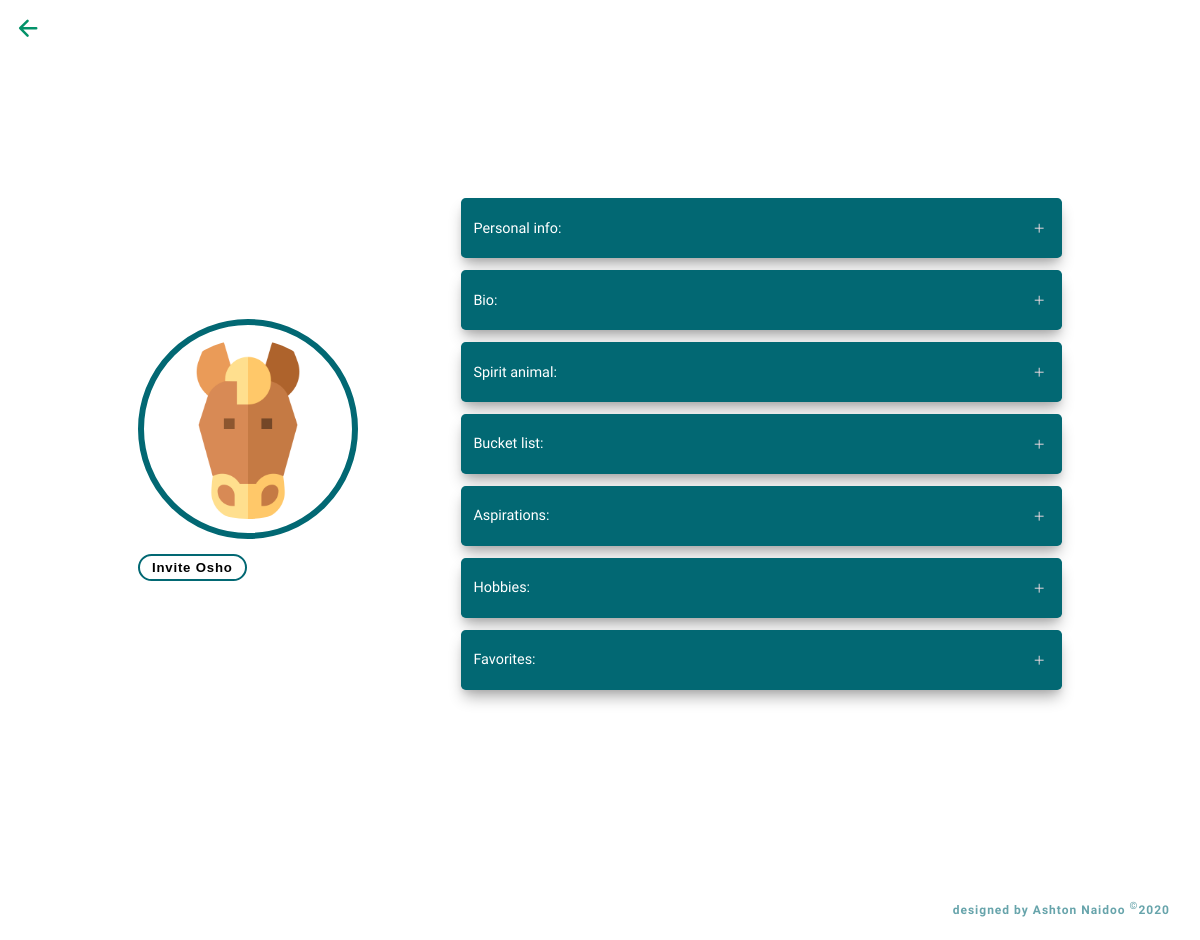
Screenshot of /profile_alt.php?id=9 (signed in) with the database file from the repository.
### tables this page shows
CREATE TABLE `users` (
  `user_id` int(11) NOT NULL,
  `first_name` varchar(50) NOT NULL,
  `last_name` varchar(50) NOT NULL,
  `email` varchar(255) NOT NULL,
  `username` varchar(50) NOT NULL,
  `birthday` date NOT NULL,
  `password` varchar(255) NOT NULL,
  `profile_pic` varchar(255) NOT NULL,
  `active` varchar(3) NOT NULL DEFAULT 'no',
  `date_created` date NOT NULL
);

### helpers/check_session.php (called while the page is built)
<?php
if(isset($_SESSION['username'])){
    $currentUserLoggedIn = $_SESSION['username'];
}
else{
    header("Location: login_2.php");
}
?>

### helpers/user_functions.php (called while the page is built, shortened)
<?php
function get_user_id($connect, $currentUser){
    $query = mysqli_query($connect, "SELECT user_id FROM users WHERE username='$currentUser'");
    $res = mysqli_fetch_array($query);
    return $res['user_id'] ? $res['user_id'] : "";
}
?>

### helpers/get_details.php (called while the page is built, shortened)
<?php
    require 'user_functions.php';
    require 'check_session.php';
    if(isset($_GET['id'])){
        $id = $_GET['id'];
        $id_query = mysqli_query($connect, "SELECT * FROM users WHERE user_id='$id'");
        $id_res = mysqli_fetch_array($id_query);
        $user_id = get_user_id($connect, $id_res['username']);
        $user_query = mysqli_query($connect, "SELECT * FROM users WHERE user_id='$user_id'");
        $current_user_id = get_user_id($connect, $currentUserLoggedIn);
        $user_res = mysqli_fetch_array($user_query);
        $profile_pic = $user_res['profile_pic'];
      }else{
        header("Location: error.php");
      }
?>

### profile_alt.php (the view, shortened to what this page needs)
<?php
require 'helpers/config_template.php';
require 'helpers/check_session.php';
require 'helpers/get_details.php';
$check_friendship = mysqli_query($connect, "SELECT * FROM friends WHERE user_id='$current_user_id' AND friend_id='$user_id'");
$friendship_count = mysqli_num_rows($check_friendship);
$check_pending = mysqli_query($connect, "SELECT * FROM notifications WHERE notification_to='$user_id'");
$pending_count = mysqli_num_rows($check_pending);
?>
<!DOCTYPE html>
<html lang="en">
<head>
    <link rel="stylesheet" href="css/profile-styles/style.css?v=<?php echo time(); ?>">
</head>
<body>
    <a href="main_page.php?id=<?=$current_user_id;?>" class="back-link"><ion-icon class="back" name="arrow-back-outline"></ion-icon></a>
    <section>
            <div class="container">
                <div class="pic-wrapper">
                    <div class="profile-picture">
                    <img src="<?=$profile_pic;?>" alt="pro-pic">
                    </div>
                     <div class="invite">
                        <?php
                            if($friendship_count < 1){
                                if($pending_count > 0){
                                    ?>
                                    <div class="invite-pending">Friendship pending...</div>
                                 <?php
                                }
                                else{
                                ?>
                                <form action="friend_request.php?id=<?=$user_id;?>" method="POST">
                                <button class="invite-profile-alt">Invite <?=$id_res['first_name'];?></button>
                                </form>
                                      <?php
                                  }
                            }
                        ?>
                    </div>
                </div>
                <div class="accordion">
                    <div class="accordion-item" id="item1">
                        <a href="#item1" class="accordion-link">
                            <span>Personal info:</span>
                            <ion-icon class="down-icon icon-ion" name="add-outline"></ion-icon>
                        </a>
                    </div>
                    <div class="accordion-item" id="item2">
                        <a href="#item2" class="accordion-link">
                            <span>Bio:</span>
                            <ion-icon class="down-icon icon-ion" name="add-outline"></ion-icon>
                        </a>
                    </div>
                    <div class="accordion-item" id="item3">
                        <a href="#item3" class="accordion-link">
                            <span>Spirit animal:</span>
                            <ion-icon class="down-icon icon-ion" name="add-outline"></ion-icon>
                        </a>
                    </div>
                    <div class="accordion-item" id="item4">
                        <a href="#item4" class="accordion-link">
                            <span>Bucket list:</span>
                            <ion-icon class="down-icon icon-ion" name="add-outline"></ion-icon>
                        </a>
                    </div>
                    <div class="accordion-item" id="item5">
                        <a href="#item5" class="accordion-link">
                            <span>Aspirations:</span>
                            <ion-icon class="down-icon icon-ion" name="add-outline"></ion-icon>
                        </a>
                    </div>
                    <div class="accordion-item" id="item6">
                        <a href="#item6" class="accordion-link">
                            <span>Hobbies:</span>
                            <ion-icon class="down-icon icon-ion" name="add-outline"></ion-icon>
                        </a>
                    </div>
                    <div class="accordion-item" id="item7">
                        <a href="#item7" class="accordion-link">
                            <span>Favorites:</span>
                            <ion-icon class="down-icon icon-ion" name="add-outline"></ion-icon>
                        </a>
                    </div>
                </div>
            </div>
    </section>
        <footer>
            <p>designed by Ashton Naidoo <sup>&copy</sup>2020</p>
        </footer>
</body>
</html>

### css/profile-styles/style.css (style rules this page uses)
:root { --body-back: #b0cdd9; --base-clr: #026873; --btn-hover-one: #039269; --name-clr: #2f3547; --lighter-base: #d9ecf5; --err-msg: #bb0000; --bx-shadow: 0 10px 15px -3px rgba(0, 0, 0, 0.3), 0 4px 6px -2px rgba(0, 0, 0, 0.1); --bx-shadow-clk: 0 12px 20px -3px rgba(0, 0, 0, 0.3), 0 6px 20px -4px rgba(0, 0, 0, 0.1); --speech-bbl-owner: #00cec9; --speech-bbl-visitor: #0984e3; --comment-main-bkgrnd: #f3f3f3; --date-time: #8a8a8a; --hover-orange: #dd5901; --btn-text: #ffe2e7; --darker-base: #005058; }
*, *::before, *::after { margin: 0; padding: 0; box-sizing: inherit; outline: none; }
html { font-size: 12px; box-sizing: border-box; font-family: 'Red Rose', cursive; }
.back-link { position: absolute; left: 15px; top: 15px; z-index: 10; }
.back-link .back { font-size: 220%; color: var(--btn-hover-one); transition: all 750ms ease; -webkit-transition: all 750ms ease; -moz-transition: all 750ms ease; -ms-transition: all 750ms ease; -o-transition: all 750ms ease; }
section { width: 100%; height: 95vh; display: flex; justify-content: center; align-items: center; min-height: 900px; }
.container { width: 90%; max-width: 80rem; display: flex; align-items: center; justify-content: space-between; padding: 0 1.5rem; }
.pic-wrapper { width: 30%; }
.profile-picture { width: 100%; max-width: 220px; height: 220px; display: flex; justify-content: center; align-items: center; border: 6px solid var(--base-clr); border-radius: 50%; -webkit-border-radius: 50%; -moz-border-radius: 50%; -ms-border-radius: 50%; -o-border-radius: 50%; }
.profile-picture img { width: 90%; height: 90%; max-width: 180px; max-height: 180px; border-radius: 50%; -webkit-border-radius: 50%; -moz-border-radius: 50%; -ms-border-radius: 50%; -o-border-radius: 50%; }
.accordion { width: 65%; }
.accordion-item { background-color: var(--base-clr); border-radius: .4rem; -webkit-border-radius: .4rem; -moz-border-radius: .4rem; -ms-border-radius: .4rem; -o-border-radius: .4rem; margin-bottom: 1rem; padding: 1rem; box-shadow: var(--bx-shadow) }
.accordion-link { font-size: 1.2rem; color: #fff; text-decoration: none; background-color: var(--base-clr); width: 100%; display: flex; align-items: center; justify-content: space-between; padding: .6rem 0; }
.accordion-link .icon-ion { color: var(--btn-text); padding: .3rem; }
footer { z-index: 10; width: 100%; text-align: right; height: 5vh; }
footer p { letter-spacing: 1px; color: rgba(2, 104, 115, 0.6); margin-right: 30px; font-weight: 600; }
.invite { width: 100%; margin-top: 15px; }
.invite .invite-profile-alt { padding: 4px 12px; font-size: 110%; font-weight: 600; letter-spacing: 0.8px; border: 0; background-color: transparent; border: 2px solid var(--base-clr); border-radius: 20px; -webkit-border-radius: 20px; -moz-border-radius: 20px; -ms-border-radius: 20px; -o-border-radius: 20px; transition: all 1150ms; -webkit-transition: all 1150ms; -moz-transition: all 1150ms; -ms-transition: all 1150ms; -o-transition: all 1150ms; }

### rows the page displays
users: profile_pic (picture), first_name "Osho"
